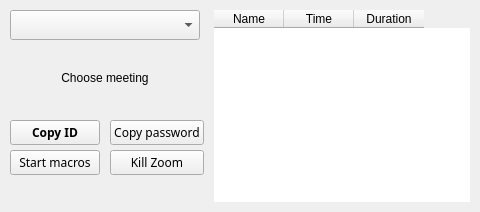
         <widget class="QWidget" name="homeTab">
          <property name="toolTip">
           <string/>
          </property>
          <property name="styleSheet">
           <string notr="true"/>
          </property>
          <attribute name="icon">
           <iconset resource="resources.qrc">
            <normaloff>:/icons/homeButtonRotated.png</normaloff>:/icons/homeButtonRotated.png</iconset>
          </attribute>
          <attribute name="title">
           <string/>
          </attribute>
          <attribute name="toolTip">
           <string>Home</string>
          </attribute>
          <layout class="QHBoxLayout" name="horizontalLayout_2">
           <property name="spacing">
            <number>0</number>
           </property>
           <property name="leftMargin">
            <number>0</number>
           </property>
           <property name="topMargin">
            <number>0</number>
           </property>
           <property name="rightMargin">
            <number>0</number>
           </property>
           <property name="bottomMargin">
            <number>0</number>
           </property>
           <item>
            <widget class="QFrame" name="homeLeftContainer">
             <property name="sizePolicy">
              <sizepolicy hsizetype="Fixed" vsizetype="Preferred">
               <horstretch>0</horstretch>
               <verstretch>0</verstretch>
              </sizepolicy>
             </property>
             <property name="frameShape">
              <enum>QFrame::NoFrame</enum>
             </property>
             <property name="frameShadow">
              <enum>QFrame::Raised</enum>
             </property>
             <layout class="QVBoxLayout" name="verticalLayout_3">
              <property name="spacing">
               <number>5</number>
              </property>
              <property name="leftMargin">
               <number>10</number>
              </property>
              <property name="topMargin">
               <number>10</number>
              </property>
              <property name="rightMargin">
               <number>10</number>
              </property>
              <property name="bottomMargin">
               <number>10</number>
              </property>
              <item>
               <widget class="CustomComboBox" name="homeComboBox">
                <property name="minimumSize">
                 <size>
                  <width>190</width>
                  <height>30</height>
                 </size>
                </property>
                <property name="maximumSize">
                 <size>
                  <width>190</width>
                  <height>30</height>
                 </size>
                </property>
                <property name="font">
                 <font>
                  <family>Yu Gothic UI Semibold</family>
                 </font>
                </property>
                <property name="cursor">
                 <cursorShape>PointingHandCursor</cursorShape>
                </property>
                <property name="mouseTracking">
                 <bool>true</bool>
                </property>
                <property name="styleSheet">
                 <string notr="true"/>
                </property>
                <property name="maxVisibleItems">
                 <number>16</number>
                </property>
                <property name="maxCount">
                 <number>100</number>
                </property>
                <property name="placeholderText">
                 <string/>
                </property>
               </widget>
              </item>
              <item>
               <widget class="QLabel" name="logLabel">
                <property name="minimumSize">
                 <size>
                  <width>190</width>
                  <height>65</height>
                 </size>
                </property>
                <property name="maximumSize">
                 <size>
                  <width>190</width>
                  <height>16777215</height>
                 </size>
                </property>
                <property name="text">
                 <string>Choose meeting</string>
                </property>
                <property name="alignment">
                 <set>Qt::AlignCenter</set>
                </property>
                <property name="wordWrap">
                 <bool>true</bool>
                </property>
               </widget>
              </item>
              <item>
               <layout class="QGridLayout" name="homeBtnsContainer">
                <property name="topMargin">
                 <number>5</number>
                </property>
                <property name="horizontalSpacing">
                 <number>10</number>
                </property>
                <property name="verticalSpacing">
                 <number>5</number>
                </property>
                <item row="0" column="1">
                 <widget class="QPushButton" name="passwdBtn">
                  <property name="sizePolicy">
                   <sizepolicy hsizetype="Expanding" vsizetype="Fixed">
                    <horstretch>0</horstretch>
                    <verstretch>0</verstretch>
                   </sizepolicy>
                  </property>
                  <property name="minimumSize">
                   <size>
                    <width>90</width>
                    <height>25</height>
                   </size>
                  </property>
                  <property name="maximumSize">
                   <size>
                    <width>190</width>
                    <height>25</height>
                   </size>
                  </property>
                  <property name="font">
                   <font>
                    <family>Yu Gothic UI Semibold</family>
                   </font>
                  </property>
                  <property name="cursor">
                   <cursorShape>PointingHandCursor</cursorShape>
                  </property>
                  <property name="toolTip">
                   <string>Copy meeting password</string>
                  </property>
                  <property name="text">
                   <string>Copy password</string>
                  </property>
                 </widget>
                </item>
                <item row="0" column="0">
                 <widget class="QPushButton" name="idBtn">
                  <property name="sizePolicy">
                   <sizepolicy hsizetype="Expanding" vsizetype="Fixed">
                    <horstretch>0</horstretch>
                    <verstretch>0</verstretch>
                   </sizepolicy>
                  </property>
                  <property name="minimumSize">
                   <size>
                    <width>90</width>
                    <height>25</height>
                   </size>
                  </property>
                  <property name="maximumSize">
                   <size>
                    <width>190</width>
                    <height>25</height>
                   </size>
                  </property>
                  <property name="font">
                   <font>
                    <family>Yu Gothic UI Semibold</family>
                    <bold>true</bold>
                   </font>
                  </property>
                  <property name="cursor">
                   <cursorShape>PointingHandCursor</cursorShape>
                  </property>
                  <property name="toolTip">
                   <string>Copy meeting ID</string>
                  </property>
                  <property name="text">
                   <string>Copy ID</string>
                  </property>
                 </widget>
                </item>
                <item row="1" column="0">
                 <widget class="QPushButton" name="macrosBtn">
                  <property name="sizePolicy">
                   <sizepolicy hsizetype="Expanding" vsizetype="Fixed">
                    <horstretch>0</horstretch>
                    <verstretch>0</verstretch>
                   </sizepolicy>
                  </property>
                  <property name="minimumSize">
                   <size>
                    <width>90</width>
                    <height>25</height>
                   </size>
                  </property>
                  <property name="maximumSize">
                   <size>
                    <width>190</width>
                    <height>25</height>
                   </size>
                  </property>
                  <property name="font">
                   <font>
                    <family>Yu Gothic UI Semibold</family>
                   </font>
                  </property>
                  <property name="cursor">
                   <cursorShape>PointingHandCursor</cursorShape>
                  </property>
                  <property name="toolTip">
                   <string>Automatic connection to selected conference</string>
                  </property>
                  <property name="text">
                   <string>Start macros</string>
                  </property>
                 </widget>
                </item>
                <item row="1" column="1">
                 <widget class="QPushButton" name="killBtn">
                  <property name="sizePolicy">
                   <sizepolicy hsizetype="Expanding" vsizetype="Fixed">
                    <horstretch>0</horstretch>
                    <verstretch>0</verstretch>
                   </sizepolicy>
                  </property>
                  <property name="minimumSize">
                   <size>
                    <width>90</width>
                    <height>25</height>
                   </size>
                  </property>
                  <property name="maximumSize">
                   <size>
                    <width>190</width>
                    <height>25</height>
                   </size>
                  </property>
                  <property name="font">
                   <font>
                    <family>Yu Gothic UI Semibold</family>
                   </font>
                  </property>
                  <property name="cursor">
                   <cursorShape>PointingHandCursor</cursorShape>
                  </property>
                  <property name="toolTip">
                   <string>Kill Zoom task</string>
                  </property>
                  <property name="text">
                   <string>Kill Zoom</string>
                  </property>
                 </widget>
                </item>
               </layout>
              </item>
              <item>
               <spacer name="verticalSpacer">
                <property name="orientation">
                 <enum>Qt::Vertical</enum>
                </property>
                <property name="sizeType">
                 <enum>QSizePolicy::Expanding</enum>
                </property>
                <property name="sizeHint" stdset="0">
                 <size>
                  <width>10</width>
                  <height>10</height>
                 </size>
                </property>
               </spacer>
              </item>
             </layout>
            </widget>
           </item>
           <item>
            <widget class="QFrame" name="HomeRightContainer">
             <property name="frameShape">
              <enum>QFrame::NoFrame</enum>
             </property>
             <property name="frameShadow">
              <enum>QFrame::Raised</enum>
             </property>
             <layout class="QVBoxLayout" name="verticalLayout_4">
              <property name="spacing">
               <number>0</number>
              </property>
              <property name="leftMargin">
               <number>0</number>
              </property>
              <property name="topMargin">
               <number>10</number>
              </property>
              <property name="rightMargin">
               <number>10</number>
              </property>
              <property name="bottomMargin">
               <number>10</number>
              </property>
              <item>
               <widget class="QTableWidget" name="homeTable">
                <property name="enabled">
                 <bool>true</bool>
                </property>
                <property name="focusPolicy">
                 <enum>Qt::NoFocus</enum>
                </property>
                <property name="frameShape">
                 <enum>QFrame::NoFrame</enum>
                </property>
                <property name="frameShadow">
                 <enum>QFrame::Plain</enum>
                </property>
                <property name="editTriggers">
                 <set>QAbstractItemView::NoEditTriggers</set>
                </property>
                <property name="tabKeyNavigation">
                 <bool>false</bool>
                </property>
                <property name="showDropIndicator" stdset="0">
                 <bool>false</bool>
                </property>
                <property name="dragDropOverwriteMode">
                 <bool>false</bool>
                </property>
                <property name="alternatingRowColors">
                 <bool>false</bool>
                </property>
                <property name="selectionMode">
                 <enum>QAbstractItemView::NoSelection</enum>
                </property>
                <property name="showGrid">
                 <bool>true</bool>
                </property>
                <property name="wordWrap">
                 <bool>true</bool>
                </property>
                <property name="cornerButtonEnabled">
                 <bool>false</bool>
                </property>
                <property name="rowCount">
                 <number>0</number>
                </property>
                <property name="columnCount">
                 <number>3</number>
                </property>
                <attribute name="horizontalHeaderVisible">
                 <bool>true</bool>
                </attribute>
                <attribute name="horizontalHeaderMinimumSectionSize">
                 <number>70</number>
                </attribute>
                <attribute name="horizontalHeaderDefaultSectionSize">
                 <number>70</number>
                </attribute>
                <attribute name="verticalHeaderMinimumSectionSize">
                 <number>26</number>
                </attribute>
                <attribute name="verticalHeaderDefaultSectionSize">
                 <number>26</number>
                </attribute>
                <attribute name="verticalHeaderHighlightSections">
                 <bool>false</bool>
                </attribute>
                <column>
                 <property name="text">
                  <string>Name</string>
                 </property>
                </column>
                <column>
                 <property name="text">
                  <string>Time</string>
                 </property>
                </column>
                <column>
                 <property name="text">
                  <string>Duration</string>
                 </property>
                </column>
               </widget>
              </item>
             </layout>
            </widget>
           </item>
          </layout>
         </widget>
